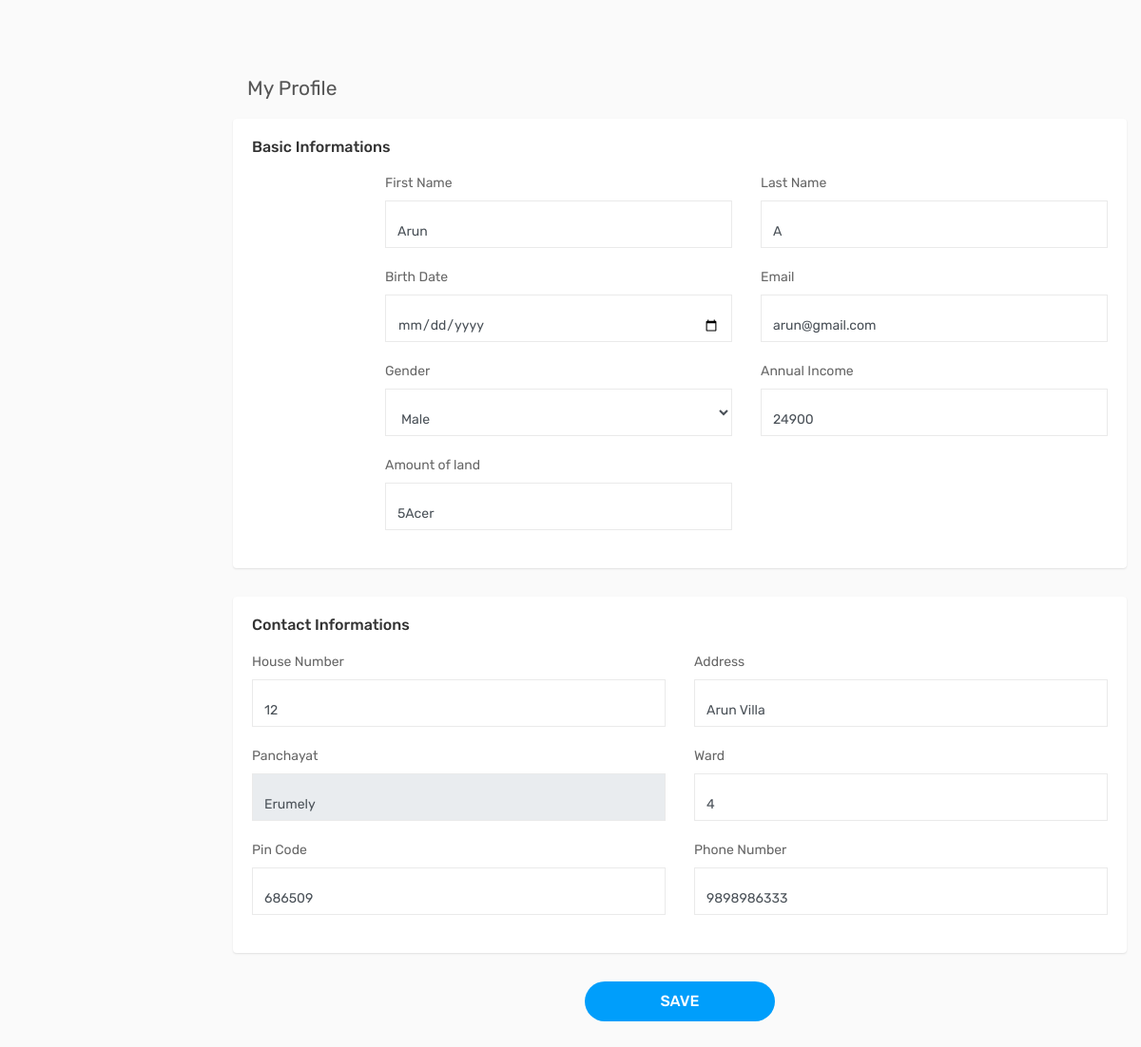
Page /ceditprofile (signed in) on the earlier database version.
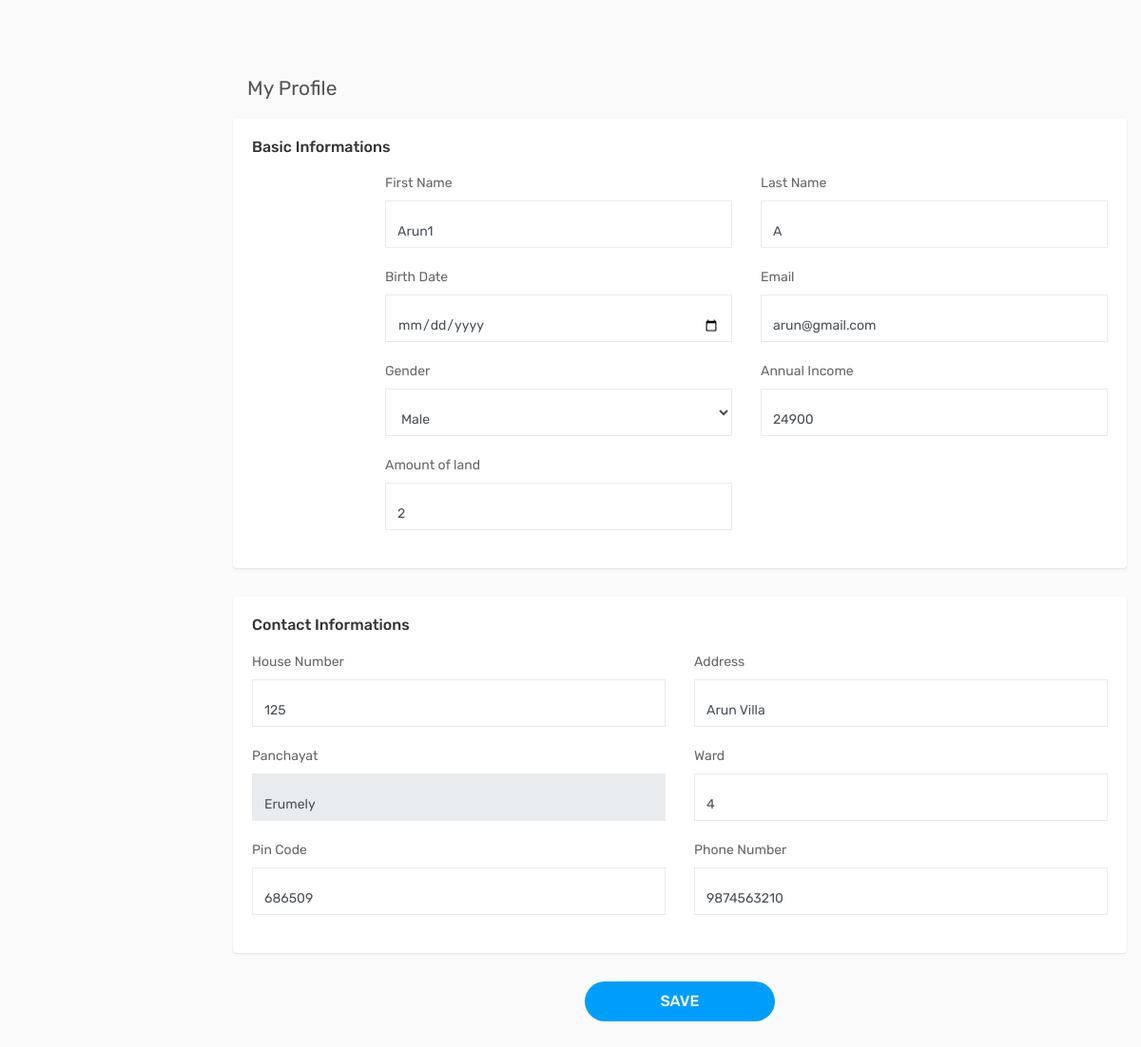
Same page on the later database version.
### ceapp/models.py (models this page shows, shortened)
class FarmerProfile(models.Model):
    user = models.OneToOneField(CustomUser, on_delete=models.CASCADE, blank=True, null=True)
    first_name = models.CharField(max_length=100, null=True,blank=True)
    last_name = models.CharField(max_length=100,null=True,blank=True)
    birth_date = models.DateField(null=True,blank=True)
    email = models.EmailField(max_length=100,null=True,blank=True)
    profile_pic = models.ImageField(upload_to='profile_pics/', null=True, blank=True)
    gender = models.CharField(max_length=10, choices=[('Male', 'Male'), ('Female', 'Female')])
    annual_income = models.IntegerField(max_length=100, null=True,blank=True)
    land = models.CharField(max_length=100, null=True,blank=True)
    house_no = models.IntegerField(max_length=100, null=True,blank=True)
    address = models.CharField(max_length=255,null=True,blank=True)
    phone_number = models.IntegerField(max_length=12,null=True,blank=True)
    ward = models.CharField(max_length=100)
    pin_code = models.IntegerField(max_length=6,null=True,blank=True)

### ceapp/views.py (the view, shortened to what this page needs)
# urls.py: path('ceditprofile',views.ceditprofile, name='ceditprofile'),
def ceditprofile(request):
    user = request.user
    profile = FarmerProfile.objects.get(user=user)
    context = {
        'user': user,
        'profile': profile
    }
    return render(request, 'ceditprofile.html',context)

### templates/ceditprofile.html (shortened to what the changed rows need)
{% load static %}
<!DOCTYPE html>
<html lang="en">
<head>
    <link rel="stylesheet" type="text/css" href="{% static 'assets/css/bootstrap.min.css' %}">
    <link rel="stylesheet" type="text/css" href="{% static 'assets/css/font-awesome.min.css' %}">
    <link rel="stylesheet" type="text/css" href="{% static 'assets/css/style.css' %}">
    <link rel="stylesheet" type="text/css" href="{% static 'assets/css/select2.min.css' %}">
    <link rel="stylesheet" type="text/css" href="{% static 'assets/css/bootstrap-datetimepicker.min.css' %}">
</head>
<body>
    <div class="main-wrapper">
        <div class="page-wrapper">
            <div class="content">
                <div class="row">
        <form method="post" enctype="multipart/form-data">
                    <div class="card-box">
                        <div class="row">
                            <div class="col-md-12">
                                <div class="profile-basic">
                                    <div class="row">
                                        <div class="col-md-6">
                                            <div class="form-group form-focus">
                                                <input type="text" class="form-control floating" value="{{ profile.first_name }}" name="first_name">
                                                <small id="firstNameError" class="form-text text-danger"></small></div>
                                        </div>
                                        <div class="col-md-6">
                                            <div class="form-group form-focus">
                                               <input type="text" placeholder="last" class="form-control floating" value="{{ profile.last_name }}" name="last_name">
                                            </div>
                                        </div>
                                        <div class="col-md-6">
                                            <div class="form-group form-focus">
                                                <input type="text" class="form-control floating" value="{{ profile.email }}" name="email">
                                            </div>
                                        </div>
                                        <div class="col-md-6">
                                            <div class="form-group form-focus select-focus">
                                                <select class="select form-control floating" name="gender">
                                                    <option value="Male" {% if profile.gender == 'Male' %} selected {% endif %}>Male</option>
                                                </select>
                                            </div>
                                        </div>
                                            <div class="col-md-6">
                                                <div class="form-group form-focus">
                                                    <input type="text" class="form-control floating" value="{{ profile.annual_income }}" name="annual_income">
                                                </div>
                                            </div>
                                            <div class="col-md-6">
                                                <div class="form-group form-focus">
                                                    <input type="text" class="form-control floating" value="{{ profile.land }}" name="land">
                                            </div>
                                        </div>
                                    </div>
                                </div>
                            </div>
                        </div>
                    </div>
                    <div class="card-box">
                        <div class="row">
                            <div class="col-md-6">
                                <div class="form-group form-focus">
                                    <input type="number" class="form-control floating" value="{{ profile.house_no }}" name="house_no">
                                </div>
                            </div>
                            <div class="col-md-6">
                                <div class="form-group form-focus">
                                    <input type="text" class="form-control floating" value="{{ profile.address }}" name="address">
                                </div>
                            </div>
                            <div class="col-md-6">
                                <div class="form-group form-focus">
                                    <input type="text" class="form-control floating" value="{{ profile.ward }}" name="ward">
                                </div>
                            </div>
                            <div class="col-md-6">
                                <div class="form-group form-focus">
                                    <input type="text" class="form-control floating" value="{{ profile.pin_code }}" name="pin_code">
                                </div>
                            </div>
                            <div class="col-md-6">
                                <div class="form-group form-focus">
                                    <input type="text" class="form-control floating" value="{{ profile.phone_number }}" name="phone_number">
                                </div>
                            </div>
                        </div>
                    </div>
        </form>
            </div>
        </div>
    </div>
</body>
</html>

Differences in the rows shown:
changed FarmerProfile "arun@gmail.com": first_name "Arun" → "Arun1"; land "5Acer" → "2"; house_no "12" → "125"; phone_number "9898986333" → "9874563210"
